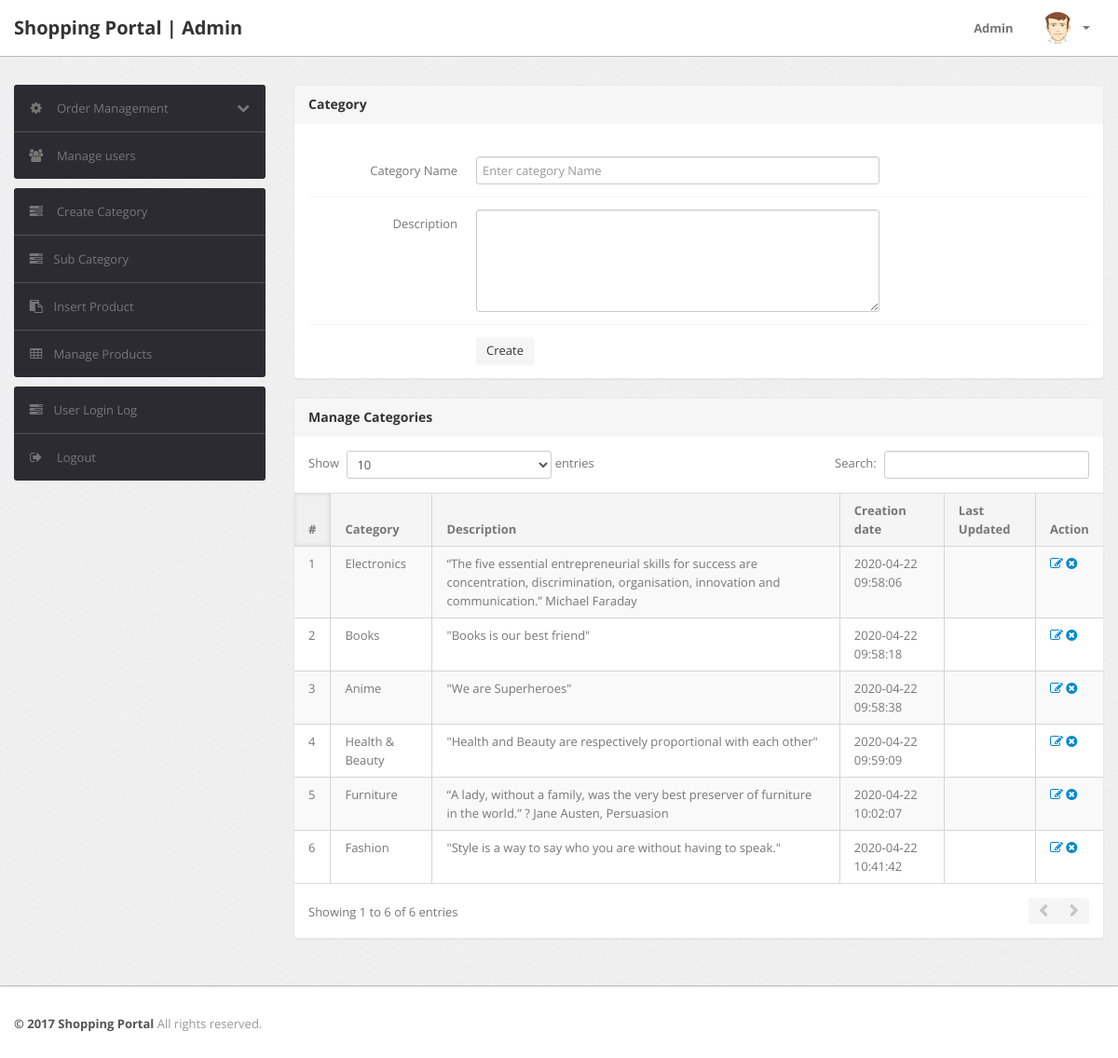
The app's page /admin/category.php (signed in) with its own data.
### tables this page shows
CREATE TABLE `category` (
  `id` int(11) NOT NULL,
  `categoryName` varchar(255) DEFAULT NULL,
  `categoryDescription` longtext DEFAULT NULL,
  `creationDate` timestamp NOT NULL DEFAULT current_timestamp(),
  `updationDate` varchar(255) DEFAULT NULL
);

### admin/category.php (the view, shortened to what this page needs)
<?php
include('include/config.php');
if(strlen($_SESSION['alogin'])==0)
	{
header('location:index.php');
}
else{
?>
<!DOCTYPE html>
<html lang="en">
<head>
	<link type="text/css" href="bootstrap/css/bootstrap.min.css" rel="stylesheet">
	<link type="text/css" href="bootstrap/css/bootstrap-responsive.min.css" rel="stylesheet">
	<link type="text/css" href="css/theme.css" rel="stylesheet">
	<link type="text/css" href="images/icons/css/font-awesome.css" rel="stylesheet">
</head>
<body>
<?php include('include/header.php');?>
	<div class="wrapper">
		<div class="container">
			<div class="row">
<?php include('include/sidebar.php');?>
			<div class="span9">
					<div class="content">
						<div class="module">
							<div class="module-head">
								<h3>Category</h3>
							</div>
							<div class="module-body">
									<br />
			<form class="form-horizontal row-fluid" name="Category" method="post" >
<div class="control-group">
<label class="control-label" for="basicinput">Category Name</label>
<div class="controls">
<input type="text" placeholder="Enter category Name"  name="category" class="span8 tip" required>
</div>
</div>
<div class="control-group">
											<label class="control-label" for="basicinput">Description</label>
											<div class="controls">
												<textarea class="span8" name="description" rows="5"></textarea>
											</div>
										</div>
	<div class="control-group">
											<div class="controls">
												<button type="submit" name="submit" class="btn">Create</button>
											</div>
										</div>
									</form>
							</div>
						</div>
	<div class="module">
							<div class="module-head">
								<h3>Manage Categories</h3>
							</div>
							<div class="module-body table">
								<table cellpadding="0" cellspacing="0" border="0" class="datatable-1 table table-bordered table-striped	 display" width="100%">
									<thead>
										<tr>
											<th>#</th>
											<th>Category</th>
											<th>Description</th>
											<th>Creation date</th>
											<th>Last Updated</th>
											<th>Action</th>
										</tr>
									</thead>
									<tbody>
<?php $query=mysqli_query($con,"select * from category");
$cnt=1;
while($row=mysqli_fetch_array($query))
{
?>
										<tr>
											<td><?php echo htmlentities($cnt);?></td>
											<td><?php echo htmlentities($row['categoryName']);?></td>
											<td><?php echo htmlentities($row['categoryDescription']);?></td>
											<td> <?php echo htmlentities($row['creationDate']);?></td>
											<td><?php echo htmlentities($row['updationDate']);?></td>
											<td>
											<a href="edit-category.php?id=<?php echo $row['id']?>" ><i class="icon-edit"></i></a>
											<a href="category.php?id=<?php echo $row['id']?>&del=delete" onClick="return confirm('Are you sure you want to delete?')"><i class="icon-remove-sign"></i></a></td>
										</tr>
										<?php $cnt=$cnt+1; } ?>
								</table>
							</div>
						</div>
					</div>
				</div>
			</div>
		</div>
	</div>
<?php include('include/footer.php');?>
</body>
<?php } ?>

### admin/include/header.php (shortened to what this page needs)
<div class="navbar navbar-fixed-top">
		<div class="navbar-inner">
			<div class="container">
			  	<a class="brand" href="index.html">
			  		Shopping Portal | Admin
			  	</a>
				<div class="nav-collapse collapse navbar-inverse-collapse">
					<ul class="nav pull-right">
						<li><a href="#">
							Admin
						</a></li>
						<li class="nav-user dropdown">
							<a href="#" class="dropdown-toggle" data-toggle="dropdown">
								<img src="images/user.png" class="nav-avatar" />
								<b class="caret"></b>
							</a>
						</li>
					</ul>
				</div>
			</div>
		</div>
	</div>

### admin/include/sidebar.php (shortened to what this page needs)
<div class="span3">
					<div class="sidebar">
<ul class="widget widget-menu unstyled">
							<li>
								<a class="collapsed" data-toggle="collapse" href="#togglePages">
									<i class="menu-icon icon-cog"></i>
									<i class="icon-chevron-down pull-right"></i><i class="icon-chevron-up pull-right"></i>
									Order Management
								</a>
							</li>
							<li>
								<a href="manage-users.php">
									<i class="menu-icon icon-group"></i>
									Manage users
								</a>
							</li>
						</ul>
						<ul class="widget widget-menu unstyled">
                                <li><a href="category.php"><i class="menu-icon icon-tasks"></i> Create Category </a></li>
                                <li><a href="subcategory.php"><i class="menu-icon icon-tasks"></i>Sub Category </a></li>
                                <li><a href="insert-product.php"><i class="menu-icon icon-paste"></i>Insert Product </a></li>
                                <li><a href="manage-products.php"><i class="menu-icon icon-table"></i>Manage Products </a></li>
                            </ul>
						<ul class="widget widget-menu unstyled">
							<li><a href="user-logs.php"><i class="menu-icon icon-tasks"></i>User Login Log </a></li>
							<li>
								<a href="logout.php">
									<i class="menu-icon icon-signout"></i>
									Logout
								</a>
							</li>
						</ul>
					</div>
				</div>

### admin/include/footer.php
<div class="footer">
	<div class="container">
		<b class="copyright">&copy; 2017 Shopping Portal </b> All rights reserved.
	</div>
</div>

### records on screen
category: categoryName "Electronics", categoryDescription "“The five essential entrepreneurial skills for success are concentration, discrimination, organisation, innovation and communication.” Michael Faraday", creationDate "2020-04-22 09:58:06"
category: categoryName "Books", categoryDescription "\"Books is our best friend\"", creationDate "2020-04-22 09:58:18"
category: categoryName "Anime", categoryDescription "\"We are Superheroes\"", creationDate "2020-04-22 09:58:38"
category: categoryName "Health & Beauty", categoryDescription "\"Health and Beauty are respectively proportional with each other\"", creationDate "2020-04-22 09:59:09"
category: categoryName "Furniture", categoryDescription "“A lady, without a family, was the very best preserver of furniture in the world.” ? Jane Austen, Persuasion", creationDate "2020-04-22 10:02:07"
category: categoryName "Fashion", categoryDescription "\"Style is a way to say who you are without having to speak.\"", creationDate "2020-04-22 10:41:42"
